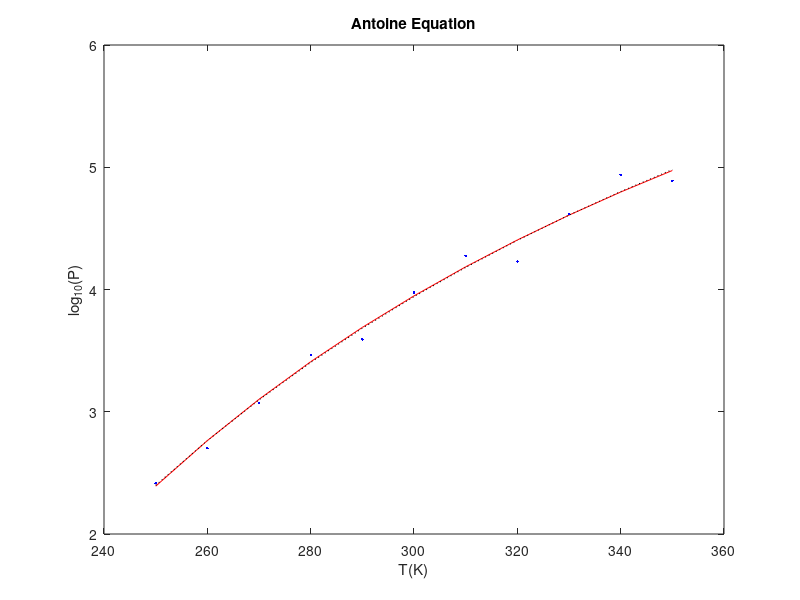

Recreate this plot in MATLAB. (Note: this script raises an error after producing the figure.)
%% Corentin Rejaud, Recitation Week 12
%% Question 1
% Part A
log10P = @(C,T) C(1) - ( C(2) ./ (C(3) + T) )
Ti = [250 260 270 280 290 300 310 320 330 340 350];
Pi = [260 504 1184 2910 3913 9462 18841 16952 41529 86903 77537];
ce = [10.33 1642.89 -42.85];
Pe = log10P(ce,Ti);
c0 = [1 1000 -1];
c = nlinfit(Ti,Pe, log10P, c0)
P0 = log10P(c,Ti);

figure;
plot(Ti, P0, 'r-', Ti, Pe, 'k:', Ti, log10(Pi), 'b.');
title('Antoine Equation');
xlabel('T(K)');
ylabel('log_{10}(P)');
xlim([240 360]);
ylim([2 6]);
set(gca,'xtick',[240:20:360]);
set(gca,'ytick',[2:1:6]);
grid off;
legend('nlinfit method', 'known model', 'data', 'location', 'nw');

% Part B
a = 10.33;
y = 1./(a - log10(Pi))
x = Ti;
p = polyfit(x, y, 1)
b = 1/p(1)
c = b * p(2)
figure;
C0 = [a b c];
plot(Ti, log10P(C0,Ti), 'r-', Ti, Pe, 'k:', Ti, log10(Pi), 'b.');
title('Antoine Equation');
xlabel('T(K)');
ylabel('log_{10}(P)');
xlim([240 360]);
ylim([2 6]);
set(gca,'xtick',[240:20:360]);
set(gca,'ytick',[2:1:6]);
grid off;
legend('polyfit method', 'known model', 'data', 'location', 'nw');

%% Question 2
clear all;
% Part A
xi = [1.0 1.4 1.9 2.1 2.7 3.0 3.3 3.9 4.2]';
yi = [0.18 0.21 0.21 0.20 0.20 0.19 0.18 0.16 0.16]';

A = [1./xi xi]
Y = [1./yi]

P1 = A\Y

% Part B
one = [1 1 1 1 1 1 1 1 1]';
A = [one xi.^2]
Y = [xi./yi]

P2 = A\Y

% Part C
y = @(C, X) 1 ./ (C(1)./X + C(2).*X);
C0 = [4 1];
P3 = nlinfit(xi, yi, y, C0)

% Part D
names = {'basis {x^{-1},x}'
         'basis {1, x^2}  '
         'nlinfit         '}
a = [P1(1);P2(1);P3(1)]
b = [P1(2);P2(2);P3(2)]
fprintf('   method            a        b  \n');
fprintf('---------------------------------\n');
for i = 1:3,
    fprintf('%-s   %6.4f   %6.4f\n', names{i}, a(i), b(i));
end

%% Question 3
clear all;
hi = 0:3:33
pi = [1.2 0.92 0.66 0.47 0.31 0.19 0.12 0.075 0.046 0.029 0.018 0.011]

% Part A

% plot(hi, pi, 'r-', hi, pi, 'b.');
p = polyfit(hi, log(pi), 1)
h = linspace(0,35,201);
y = exp(polyval(p,h));

figure;
plot(h, y, 'r-', hi, pi, 'b.');
grid on;
xlabel('\it{h}, km');
ylabel('\it{p}, kg/m^3');
xlim([0 35]);
ylim([0 1.6]);
set(gca,'xtick',[0:5:35]);
set(gca,'ytick',[0:0.2:1.6]);
legend('linear', 'data', 'location', 'ne');

figure;
plot(h, log(y), 'r-', hi, log(pi), 'b.');
grid on;
xlabel('\it{h}, km');
ylabel('log(\it{p})');
xlim([0 35]);
ylim([-5 1]);
set(gca,'xtick',[0:5:35]);
set(gca,'ytick',[-5:1:1]);
legend('linear', 'data', 'location', 'ne');

% Part B
p = polyfit(hi, log(pi), 2)
h = linspace(0,35,201);
y = exp(polyval(p,h));

figure;
plot(h, y, 'r-', hi, pi, 'b.');
grid on;
xlabel('\it{h}, km');
ylabel('\it{p}, kg/m^3');
xlim([0 35]);
ylim([0 1.6]);
set(gca,'xtick',[0:5:35]);
set(gca,'ytick',[0:0.2:1.6]);
legend('quadratic', 'data', 'location', 'ne');

figure;
plot(h, log(y), 'r-', hi, log(pi), 'b.');
grid on;
xlabel('\it{h}, km');
ylabel('log(\it{p})');
xlim([0 35]);
ylim([-5 1]);
set(gca,'xtick',[0:5:35]);
set(gca,'ytick',[-5:1:1]);
legend('quadratic', 'data', 'location', 'ne');

% Part C
h = [5 10]

    % Part I
r = exp(polyval(p,h))

    % Part II
spline = interp1(hi, pi, h, 'spline')

    % Part III
pchip = interp1(hi, pi, h, 'pchip')
